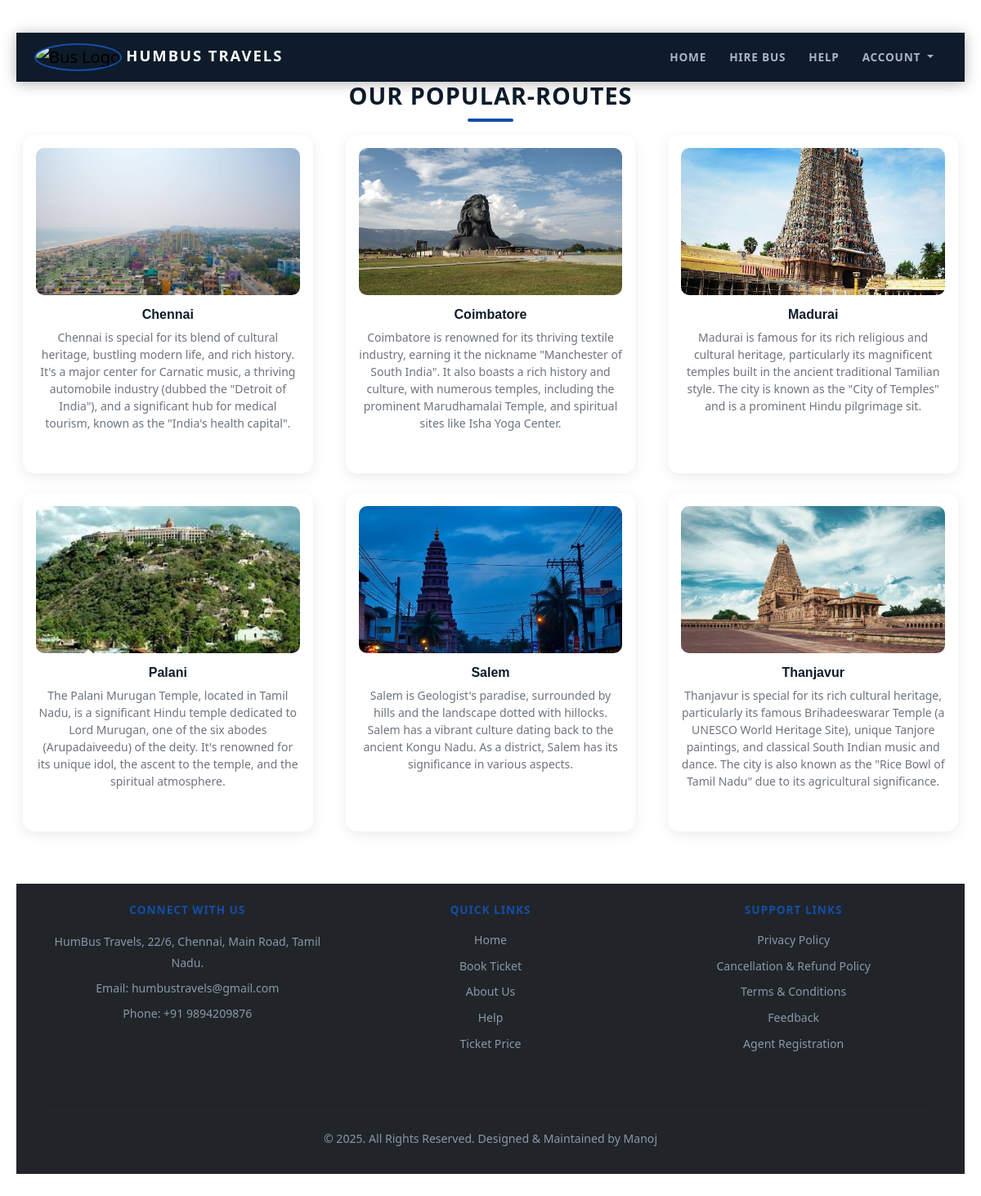
Screenshot of /place_list1 with the database file from the repository.
### app3/models.py (models this page shows, shortened)
class Place(models.Model):
    title = models.CharField(max_length=100)
    image = models.ImageField(upload_to='places/images/')
    description = models.TextField()

### app3/views.py (the view)
# urls.py: path('place_list1', views.place_list, name="place_list"),
def place_list(request):
    places = Place.objects.all()
    return render(request, 'place_list.html', {'places': places})

### Template/place_list.html (shortened to what this page needs)
<!DOCTYPE html>
<html lang="en">
<head>
    {% load static %}
    <link rel="stylesheet" href="{% static 'css/place_list1.css' %}">
    <link href="https://cdn.jsdelivr.net/npm/bootstrap@5.3.0-alpha3/dist/css/bootstrap.min.css" rel="stylesheet">
</head>
<body class="popular-routes">
    <nav class="navbar navbar-expand-lg">
      <div class="container">
        <a class="navbar-brand" href="#">
          <img src="{% static 'logo/logo_header.png' %}" alt="Bus Logo" width="50" />
          <span>HUMBUS TRAVELS</span>
        </a>
        <div class="collapse navbar-collapse" id="navbarNav">
          <ul class="navbar-nav ms-auto">
            <li class="nav-item">
              <a class="nav-link" href="{% url 'index1' %}">Home</a>
            </li>
            <li class="nav-item">
              <a class="nav-link" href="{% url 'hire_bus' %}">Hire Bus</a>
            </li>
            <li class="nav-item">
              <a class="nav-link" href="{% url 'help' %}">Help</a>
            </li>
            <li class="nav-item dropdown">
              <a
                class="nav-link dropdown-toggle"
                id="navbarDropdown"
                role="button"
                data-bs-toggle="dropdown"
                aria-expanded="false"
                href="#">
                Account
              </a>
            </li>
          </ul>
        </div>
      </div>
    </nav>
    <h1 class="section-title">Our popular-routes</h1>
    <div class="row">
              {% for place in places %}
        <div class="col-md-4 col-sm-6">
            <div class="route-card">
              <img src="{{ place.image.url }}" alt="Image of {{ place.name }}">
                <div>
                    <h5>{{ place.title }}</h5>
                    <p>{{ place.description }}</p>
                </div>
            </div>
        </div>
        {% endfor %}
    </div>
    <footer class="bg-dark text-white text-center p-4 mt-5">
        <div class="container">
          <div class="row">
            <div class="col-md-4">
              <h5>Connect With Us</h5>
              <p>HumBus Travels, 22/6, Chennai, Main Road, Tamil Nadu.</p>
              <p>Email: <a href="mailto:humbustravels@gmail.com">humbustravels@gmail.com</a></p>
              <p>Phone: <a href="tel:+919894209876">+91 9894209876</a></p>
            </div>
            <div class="col-md-4">
              <h5>Quick Links</h5>
              <ul class="footer-links">
                <li><a href="{% url 'index1' %}">Home</a></li>
                <li><a href="{% url 'booking' %}">Book Ticket</a></li>
                <li><a href="{% url 'about' %}">About Us</a></li>
                <li><a href="{% url 'help' %}">Help</a></li>
                <li><a href="#">Ticket Price</a></li>
              </ul>
            </div>
            <div class="col-md-4">
              <h5>Support Links</h5>
              <ul class="footer-links">
                <li><a href="#">Privacy Policy</a></li>
                <li><a href="#">Cancellation & Refund Policy</a></li>
                <li><a href="#">Terms & Conditions</a></li>
                <li><a href="#">Feedback</a></li>
                <li><a href="#">Agent Registration</a></li>
              </ul>
            </div>
          </div>
          <hr class="footer-divider" />
          <p>&copy; 2025. All Rights Reserved. Designed & Maintained by Manoj</p>
        </div>
    </footer>
</body>
</html>

### static/css/place_list1.css (style rules this page uses)
.popular-routes { text-align: center; margin-top: 40px; overflow-x: hidden; padding: 0 20px 60px; }
.popular-routes .section-title { font-size: 1.8rem; font-weight: 800; color: #0d1b2a; margin-bottom: 8px; text-transform: uppercase; letter-spacing: 1px; position: relative; display: inline-block; }
.popular-routes .section-title::after { content: ''; display: block; width: 56px; height: 4px; background: #144da8; border-radius: 2px; margin: 10px auto 0; }
.navbar { background: #0d1b2a; padding: 14px 24px; position: sticky; top: 0; z-index: 1000; border-radius: 0; box-shadow: 0 2px 16px rgba(0,0,0,0.3); }
.container { width: 100%; max-width: 1200px; margin: 0 auto; padding: 0 20px; }
.navbar-brand img { border-radius: 50%; border: 2px solid #144da8; transition: transform 0.3s ease, box-shadow 0.3s ease; }
.container span { font-size: 1.15rem; font-weight: 800; color: #ffffff; letter-spacing: 2px; text-transform: uppercase; }
.navbar-nav .nav-link { font-size: 0.85rem; font-weight: 600; color: #aab4c4 !important; text-transform: uppercase; letter-spacing: 0.8px; margin-right: 4px; padding: 8px 12px !important; border-radius: 6px; transition: all 0.2s ease; }
.section-title { font-size: 1.6rem; font-weight: 800; color: #0d1b2a; margin-bottom: 32px; }
.route-card { background: #ffffff; padding: 16px; text-align: center; margin: 8px; border-radius: 14px; box-shadow: 0 4px 16px rgba(0,0,0,0.08); transition: transform 0.3s ease, box-shadow 0.3s ease, border-color 0.3s; cursor: pointer; border-bottom: 3px solid transparent; height: 100%; }
.route-card img { width: 100%; height: 180px; border-radius: 10px; object-fit: cover; }
.route-card h5 { font-size: 1rem; font-weight: 700; margin-top: 14px; color: #0d1b2a; font-style: normal; font-family: 'Poppins', sans-serif; }
.route-card p { margin-top: 8px; font-size: 0.875rem; font-weight: 500; color: #6c757d; }
.row { display: flex; flex-wrap: wrap; justify-content: center; gap: 0; }
.col-md-4, .col-sm-6 { padding: 0 12px; margin-bottom: 24px; flex: 0 0 33.33%; max-width: 33.33%; }
footer { background: #0d1b2a; padding: 56px 0 24px; color: #aab4c4; font-size: 0.9rem; }
footer h5 { font-size: 0.85rem; font-weight: 700; color: #144da8; margin-bottom: 18px; text-transform: uppercase; letter-spacing: 1px; }
footer p { color: #8899aa; line-height: 1.8; margin-bottom: 6px; font-size: 0.88rem; }
footer a { color: #8899aa; text-decoration: none; transition: color 0.2s; }
.footer-links { list-style: none; padding: 0; }
.footer-links li { margin-bottom: 10px; }
.footer-links a { color: #8899aa; font-size: 0.88rem; transition: color 0.2s; }
.footer-divider { border-top: 1px solid rgba(255,255,255,0.08); margin: 32px 0 20px; }

### rows the page displays
Place: image (picture), title "Chennai", description "Chennai is special for its blend of cultural heritage, bustling modern life, and rich history. It's a major center for Carnatic music, a thriving automobile industry (dubbed the \"Detroit of India\"), and a significant hub for medical tourism, known as the \"India's health capital\"."
Place: image (picture), title "Coimbatore", description "Coimbatore is renowned for its thriving textile industry, earning it the nickname \"Manchester of South India\". It also boasts a rich history and culture, with numerous temples, including the prominent Marudhamalai Temple, and spiritual sites like Isha Yoga Center."
Place: image (picture), title "Madurai", description "Madurai is famous for its rich religious and cultural heritage, particularly its magnificent temples built in the ancient traditional Tamilian style. The city is known as the \"City of Temples\" and is a prominent Hindu pilgrimage sit."
Place: image (picture), title "Palani", description "The Palani Murugan Temple, located in Tamil Nadu, is a significant Hindu temple dedicated to Lord Murugan, one of the six abodes (Arupadaiveedu) of the deity. It's renowned for its unique idol, the ascent to the temple, and the spiritual atmosphere."
Place: image (picture), title "Salem", description "Salem is Geologist's paradise, surrounded by hills and the landscape dotted with hillocks. Salem has a vibrant culture dating back to the ancient Kongu Nadu. As a district, Salem has its significance in various aspects."
Place: image (picture), title "Thanjavur", description "Thanjavur is special for its rich cultural heritage, particularly its famous Brihadeeswarar Temple (a UNESCO World Heritage Site), unique Tanjore paintings, and classical South Indian music and dance. The city is also known as the \"Rice Bowl of Tamil Nadu\" due to its agricultural significance."
